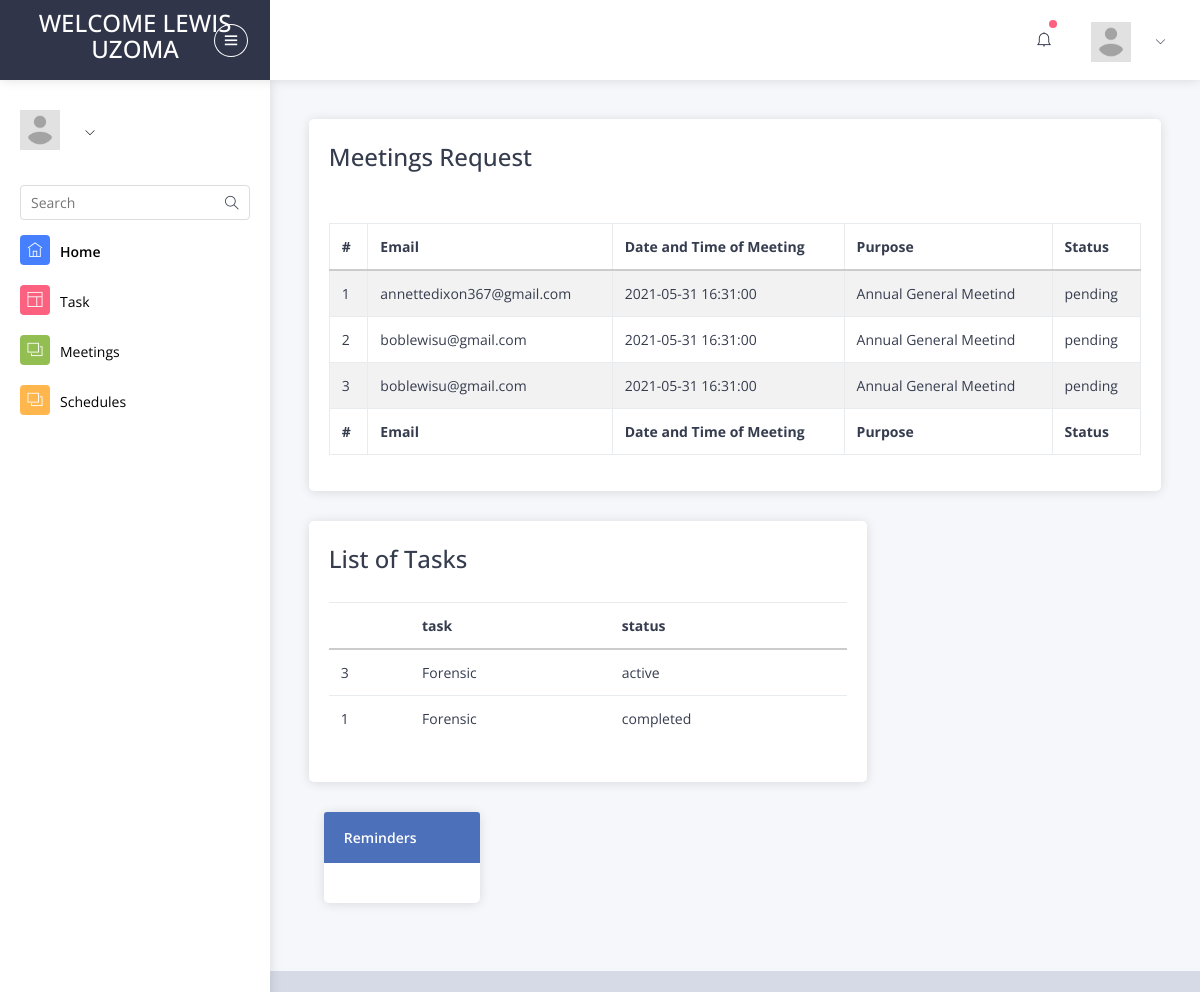
Page /pages/stud_dashboard.php (signed in) on the committed database.
### tables this page shows
CREATE TABLE `meetingrequest` (
  `id` int(11) NOT NULL,
  `userId` int(11) NOT NULL,
  `staffemail` varchar(255) NOT NULL,
  `purpose` varchar(255) NOT NULL,
  `meetingDate` date NOT NULL,
  `meetingTime` time NOT NULL,
  `status` varchar(255) NOT NULL
);

CREATE TABLE `listtask` (
  `taskid` int(11) NOT NULL,
  `userId` int(11) NOT NULL,
  `createdBy` int(11) NOT NULL,
  `title` varchar(255) NOT NULL,
  `details` varchar(255) NOT NULL,
  `deadline` date NOT NULL,
  `startTime` date DEFAULT NULL,
  `createdOn` datetime NOT NULL DEFAULT CURRENT_TIMESTAMP,
  `status` varchar(255) NOT NULL
);

### config/Connection.php (called while the page is built, shortened)
<?php
class Connection {
	private $pdo;
	private $dsn;
	private $DB_HOST = "localhost";
	private $DB_USER = "root";
	private $DB_PASSWORD = "";
	private $DB_NAME = "meeting_db";
	private $charset = "utf8";
	function __construct() {
		$this->dsn = "mysql:host=".$this->DB_HOST.";dbname=".$this->DB_NAME.";charset=".$this->charset."";
	}
	public function open_connection() {
		$opt = [
		    \PDO::ATTR_ERRMODE            => \PDO::ERRMODE_EXCEPTION,
		    \PDO::ATTR_DEFAULT_FETCH_MODE => \PDO::FETCH_OBJ,
		    \PDO::ATTR_EMULATE_PREPARES   => false,
		];
		$this->pdo = new \PDO($this->dsn, $this->DB_USER, $this->DB_PASSWORD, $opt);
		return $this->pdo;
	}
	public function query($sql="")
	{
		return $this->pdo->query($sql);
	}
	public function preparedStatement($sql, $args = NULL)
	{
	    if (!$args)
	    {
	         return $this->query($sql);
	    }
	    $stmt = $this->pdo->prepare($sql);
	    $stmt->execute($args);
	    return $stmt;
	}
}

### includes/Meeting.php (called while the page is built, shortened)
<?php
class Meeting
{
	function __construct($pdo) {
    	$this->pdo = $pdo;
  	}
	public function meetingRequests($sql, $args=NULL){
		return $this->pdo->preparedStatement($sql, $args)->fetchAll();
	}
}

### includes/Tasks.php (called while the page is built, shortened)
<?php
class Tasks
{
	function __construct($pdo) {
    	$this->pdo = $pdo;
  	}
	public function allTasks($sql, $args=NULL){
		return $this->pdo->preparedStatement($sql, $args)->fetchAll();
	}
}

### pages/stud_dashboard.php (the view, shortened to what this page needs)
<?php require_once("../config/initialize.php");
$functions = new Functions;
$pdo = new Connection;
$meeting = new Meeting($pdo);
if(empty($_SESSION["user_token"])) {
	$functions->redirect_to("student.php");
} else {
?>
<!DOCTYPE html>
<html lang="en">
   <head>
      <link rel="stylesheet" type="text/css" href="assets/css/bootstrap/css/bootstrap.min.css">
      <link rel="stylesheet" type="text/css" href="assets/icon/themify-icons/themify-icons.css">
      <link rel="stylesheet" type="text/css" href="assets/icon/icofont/css/icofont.css">
      <link rel="stylesheet" type="text/css" href="assets/css/style.css">
      <link rel="stylesheet" type="text/css" href="assets/css/jquery.mCustomScrollbar.css">
   </head>
   <body>
      <div id="pcoded" class="pcoded">
      <div class="pcoded-container navbar-wrapper">
      <nav class="navbar header-navbar pcoded-header">
         <div class="navbar-wrapper">
            <div class="navbar-logo">
               <a class="mobile-menu" id="mobile-collapse" href="#!">
               <i class="ti-menu"></i>
               </a>
               <a href="#">
                  <h4>Welcome <?php echo $_SESSION['userType']; ?></h4>
               </a>
            </div>
            <div class="navbar-container container-fluid">
               <ul class="nav-right">
                  <li class="header-notification">
                     <a href="#!">
                     <i class="ti-bell"></i>
                     <span class="badge bg-c-pink"></span>
                     </a>
                  </li>
                  <li class="user-profile header-notification">
                     <a href="#!">
                     <img src="../images/avatar.jpg" class="img-radius" alt="User-Profile-Image">
                     <i class="ti-angle-down"></i>
                     </a>
                  </li>
               </ul>
            </div>
         </div>
      </nav>
      <div class="pcoded-main-container">
         <div class="pcoded-wrapper">
            <nav class="pcoded-navbar">
               <div class="pcoded-inner-navbar main-menu">
                  <div class="">
                     <div class="main-menu-header">
                        <img class="img-40 img-radius" src="../images/avatar.jpg" alt="User-Profile-Image">
                        <div class="user-details">
                           <span id="more-details"><i class="ti-angle-down"></i></span>
                        </div>
                     </div>
                  </div>
                  <div class="pcoded-search">
                     <div class="pcoded-search-box ">
                        <input type="text" placeholder="Search">
                        <span class="search-icon"><i class="ti-search" aria-hidden="true"></i></span>
                     </div>
                  </div>
                  <ul class="pcoded-item pcoded-left-item">
                  <li class="active">
                     <a href="stud_dashboard.php">
                     <span class="pcoded-micon"><i class="ti-home"></i><b>D</b></span>
                     <span class="pcoded-mtext" data-i18n="nav.dash.main">Home</span>
                     </a>
                  </li>
                  <li class="">
                     <a href="stud_task.php">
                     <span class="pcoded-micon"><i class="ti-layout"></i></span>
                     <span class="pcoded-mtext"  data-i18n="nav.basic-components.main">Task</span>
                     </a>
                    </li>
                  <li>
                     <a href="stud_meetings.php">
                     <span class="pcoded-micon"><i class="ti-layers"></i><b>FC</b></span>
                     <span class="pcoded-mtext" data-i18n="nav.form-components.main">Meetings</span>
                     </a>
                  </li>
                  <li>
                     <a href="stud_schedules.php">
                     <span class="pcoded-micon"><i class="ti-layers"></i><b>FC</b></span>
                     <span class="pcoded-mtext" data-i18n="nav.form-components.main">Schedules</span>
                     </a>
                  </li>
                 </ul>
               </div>
            </nav>
            <div class="pcoded-content">
               <div class="pcoded-inner-content">
                  <div class="main-body">
                     <div class="page-wrapper">
                        <div class="page-body">
                           <div class="row">
                           	<div class="col-md-12">
                           		<div class="card">
                           			<div class="card-header">
                           				<h4>Meetings Request</h4>
                           			</div>
                           			<div class="card-body">
                           				<table id="zctb" class="display table table-striped table-bordered table-hover" cellspacing="0" width="100%">
						                  <thead>
						                    <tr>
						                    <th>#</th>
						                      <th> Email</th>
						                      <th>Date and Time of Meeting </th>
						                    <th>Purpose</th>
						                    <th>Status</th>
						                    </tr>
						                  </thead>
						                  <tfoot>
						                    <tr>
						                    <th>#</th>
						                      <th> Email</th>
						                      <th>Date and Time of Meeting </th>
						                    <th>Purpose</th>
						                    <th>Status</th>
						                    </tr>
						                  </tfoot>
						                  <tbody>
						                  <?php
						$cnt = 1;
						if($results = $meeting->meetingRequests("SELECT `staffemail`, `purpose`, `meetingDate`, `meetingTime`, `status` FROM `meetingrequest` WHERE `userId`=?", [$_SESSION['userId']]))
						{
						foreach($results as $result)
						{
							?>
						                    <tr>
						                      <td><?php echo htmlentities($cnt);?></td>
						                      <td><?php echo $result->staffemail;?></td>
						                      <td><?php echo htmlentities($result->meetingDate).' '.$result->meetingTime;?></td>
						                      <td><?php echo $result->purpose;?></td>
						                      <td><?php echo $result->status;?></td>
						                    </tr>
						                    <?php $cnt=$cnt+1; }} ?>
						                  </tbody>
						                </table>
                           			</div>
                           		</div>
                           	</div>
                              <div class="col-md-12 col-xl-8">
                                 <div class="card">
                                    <div class="card-header">
                                       <h4>List of Tasks</h4>
                                       <form method="post" action="stud_dashboard.php">
                                       <table class="table">
                                       <thead>
                                          <tr>
                                             <th scope="col"></th>
                                             <th scope="col">task</th>
                                             <th scope="col">status</th>
                                             <?php
                                             $pdo = new Connection;
                                             $tasks = new Tasks($pdo);
                                             $res = $tasks->allTasks("SELECT * FROM  listtask WHERE userId = '{$_SESSION['userId']}' ORDER BY taskid DESC");
                                                foreach($res as $result) {
                                                echo "<tr><td>" . $result->taskid. "</td><td>" . $result->title . "</td><td>"
                                                . $result->status. "</td></tr>";
                                                }
                                                echo "</table>";
                                                ?>
                                    </div>
                                 </div>
                                 <div class="col-md-12 col-xl-4 ">
                                 <div class="card fb-card">
                                 <div class="card-header">
                                 <div class="d-inline-block">
                                 <h5>Reminders</h5>
                                 </div>
                                 </div>
                                 <div class="card-block text-center">
                                 </div>
                                 </div>
                                 </div>
                              </div>
                           </div>
                        </div>
                     </div>
                  </div>
               </div>
            </div>
         </div>
      </div>
   </body>
</html>
<?php } ?>

### rows in the picture
meetingrequest: staffemail "annettedixon367@gmail.com", meetingDate "2021-05-31", meetingTime "16:31:00", purpose "Annual General Meetind", status "pending"
meetingrequest: staffemail "boblewisu@gmail.com", meetingDate "2021-05-31", meetingTime "16:31:00", purpose "Annual General Meetind", status "pending"
meetingrequest: staffemail "boblewisu@gmail.com", meetingDate "2021-05-31", meetingTime "16:31:00", purpose "Annual General Meetind", status "pending"
listtask: taskid "3", title "Forensic", status "active"
listtask: taskid "1", title "Forensic", status "completed"

### other values in the picture
$_SESSION['userType'] "LEWIS UZOMA"
